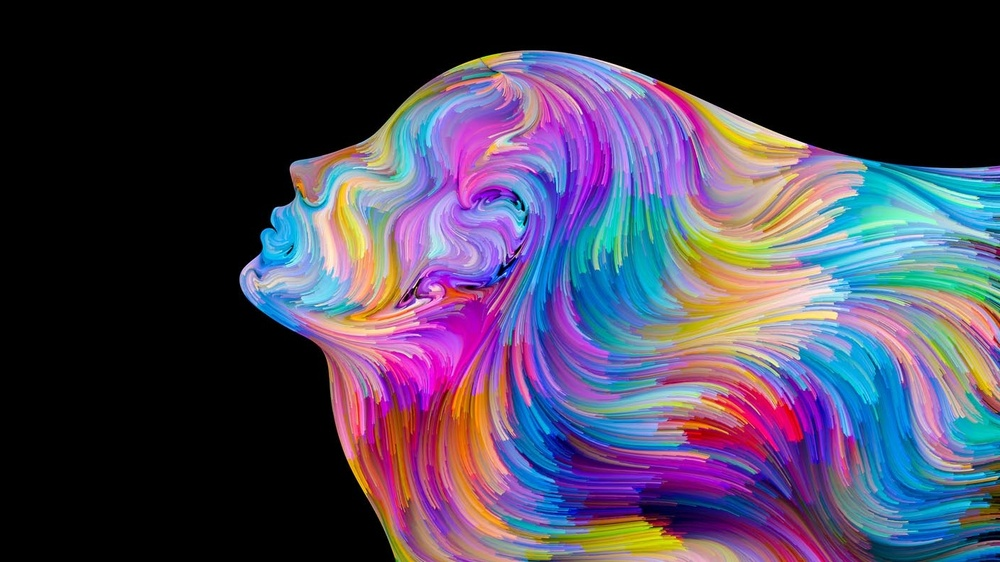
#> input picture stock_img.jpg, 1000 x 562 px, shrunk from 1408 x 792 before the run
$ python main.py
#> lines starting #> are read from the running program, lines starting #| are printed output that depends on the picture
import cv2
import numpy as np


def contrast_stretching(image_path):
    # get img
#> called with image_path = '../stock_img.jpg'
    original_image = cv2.imread(image_path, 0)
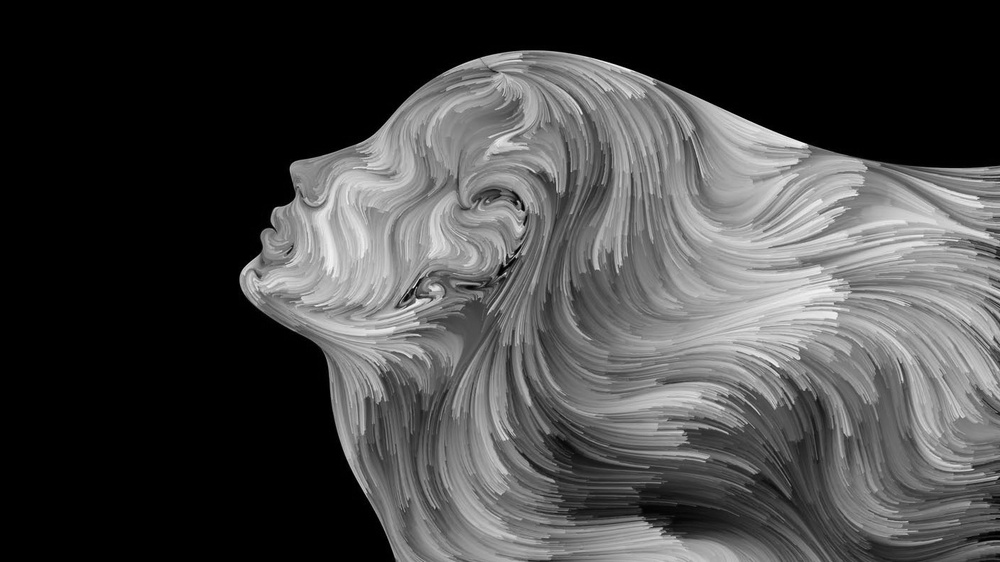
#> original_image: shape (562, 1000); min 0, max 247, mean 70.2

    # calc max.min pixel value
    min_val, max_val, _, _ = cv2.minMaxLoc(original_image)
#> min_val = 0; max_val = 247

    # Contrast stretching
    stretched_image = np.uint8((original_image - min_val) * 255 / (max_val - min_val))

    # showing original and filtered img
    cv2.imshow('Kontrast Genişletilmiş Görüntü', stretched_image)
    cv2.waitKey(0)


image_path = '../stock_img.jpg'
contrast_stretching(image_path)
